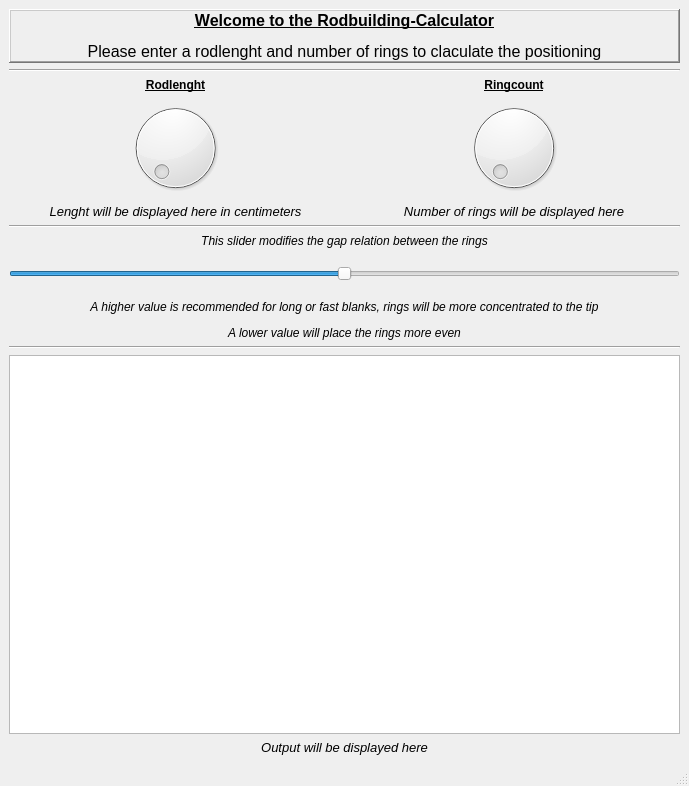
<?xml version="1.0" encoding="UTF-8"?>
<ui version="4.0">
 <class>MainWindow</class>
 <widget class="QMainWindow" name="MainWindow">
  <property name="geometry">
   <rect>
    <x>0</x>
    <y>0</y>
    <width>689</width>
    <height>786</height>
   </rect>
  </property>
  <property name="windowTitle">
   <string>Rodbuilding Calculator</string>
  </property>
  <property name="windowIcon">
   <iconset theme="QIcon::ThemeIcon::ToolsCheckSpelling"/>
  </property>
  <widget class="QWidget" name="centralwidget">
   <layout class="QVBoxLayout" name="verticalLayout_6">
    <item>
     <layout class="QVBoxLayout" name="verticalLayout">
      <item>
       <layout class="QVBoxLayout" name="verticalLayout_2">
        <property name="spacing">
         <number>6</number>
        </property>
        <property name="sizeConstraint">
         <enum>QLayout::SizeConstraint::SetDefaultConstraint</enum>
        </property>
        <item>
         <widget class="QLabel" name="label_top">
          <property name="sizePolicy">
           <sizepolicy hsizetype="Minimum" vsizetype="Maximum">
            <horstretch>0</horstretch>
            <verstretch>0</verstretch>
           </sizepolicy>
          </property>
          <property name="layoutDirection">
           <enum>Qt::LayoutDirection::LeftToRight</enum>
          </property>
          <property name="frameShape">
           <enum>QFrame::Shape::WinPanel</enum>
          </property>
          <property name="frameShadow">
           <enum>QFrame::Shadow::Raised</enum>
          </property>
          <property name="lineWidth">
           <number>5</number>
          </property>
          <property name="midLineWidth">
           <number>5</number>
          </property>
          <property name="text">
           <string>&lt;html&gt;&lt;head/&gt;&lt;body&gt;&lt;p align=&quot;center&quot;&gt;&lt;span style=&quot; font-size:12pt; font-weight:700; text-decoration: underline;&quot;&gt;Welcome to the Rodbuilding-Calculator&lt;/span&gt;&lt;/p&gt;&lt;p align=&quot;center&quot;&gt;&lt;span style=&quot; font-size:12pt;&quot;&gt;Please enter a rodlenght and number of rings to claculate the positioning&lt;/span&gt;&lt;/p&gt;&lt;/body&gt;&lt;/html&gt;</string>
          </property>
          <property name="alignment">
           <set>Qt::AlignmentFlag::AlignCenter</set>
          </property>
          <property name="margin">
           <number>10</number>
          </property>
          <property name="indent">
           <number>-1</number>
          </property>
         </widget>
        </item>
       </layout>
      </item>
      <item>
       <widget class="Line" name="line">
        <property name="orientation">
         <enum>Qt::Orientation::Horizontal</enum>
        </property>
       </widget>
      </item>
      <item>
       <layout class="QHBoxLayout" name="horizontalLayout">
        <item>
         <layout class="QVBoxLayout" name="verticalLayout_4">
          <item>
           <widget class="QLabel" name="label_rodlenght">
            <property name="text">
             <string>&lt;html&gt;&lt;head/&gt;&lt;body&gt;&lt;p&gt;&lt;span style=&quot; font-weight:700; text-decoration: underline;&quot;&gt;Rodlenght&lt;/span&gt;&lt;/p&gt;&lt;/body&gt;&lt;/html&gt;</string>
            </property>
            <property name="alignment">
             <set>Qt::AlignmentFlag::AlignCenter</set>
            </property>
           </widget>
          </item>
          <item>
           <widget class="QDial" name="dial_rodlenght">
            <property name="sizePolicy">
             <sizepolicy hsizetype="Preferred" vsizetype="Preferred">
              <horstretch>0</horstretch>
              <verstretch>0</verstretch>
             </sizepolicy>
            </property>
            <property name="minimumSize">
             <size>
              <width>0</width>
              <height>0</height>
             </size>
            </property>
            <property name="baseSize">
             <size>
              <width>0</width>
              <height>0</height>
             </size>
            </property>
            <property name="minimum">
             <number>60</number>
            </property>
            <property name="maximum">
             <number>400</number>
            </property>
           </widget>
          </item>
          <item>
           <widget class="QLabel" name="label_output_rodlenght">
            <property name="text">
             <string>&lt;html&gt;&lt;head/&gt;&lt;body&gt;&lt;p&gt;&lt;span style=&quot; font-size:10pt; font-style:italic;&quot;&gt;Lenght will be displayed here in centimeters&lt;/span&gt;&lt;/p&gt;&lt;/body&gt;&lt;/html&gt;</string>
            </property>
            <property name="alignment">
             <set>Qt::AlignmentFlag::AlignCenter</set>
            </property>
           </widget>
          </item>
         </layout>
        </item>
        <item>
         <layout class="QVBoxLayout" name="verticalLayout_3">
          <item>
           <widget class="QLabel" name="label_ringcount">
            <property name="text">
             <string>&lt;html&gt;&lt;head/&gt;&lt;body&gt;&lt;p&gt;&lt;span style=&quot; font-weight:700; text-decoration: underline;&quot;&gt;Ringcount&lt;/span&gt;&lt;/p&gt;&lt;/body&gt;&lt;/html&gt;</string>
            </property>
            <property name="alignment">
             <set>Qt::AlignmentFlag::AlignCenter</set>
            </property>
           </widget>
          </item>
          <item>
           <widget class="QDial" name="dial_ringcount">
            <property name="minimum">
             <number>3</number>
            </property>
            <property name="maximum">
             <number>15</number>
            </property>
           </widget>
          </item>
          <item>
           <widget class="QLabel" name="label_output_ringcount">
            <property name="text">
             <string>&lt;html&gt;&lt;head/&gt;&lt;body&gt;&lt;p&gt;&lt;span style=&quot; font-size:10pt; font-style:italic;&quot;&gt;Number of rings will be displayed here&lt;/span&gt;&lt;/p&gt;&lt;/body&gt;&lt;/html&gt;</string>
            </property>
            <property name="alignment">
             <set>Qt::AlignmentFlag::AlignCenter</set>
            </property>
           </widget>
          </item>
         </layout>
        </item>
       </layout>
      </item>
      <item>
       <layout class="QVBoxLayout" name="verticalLayout_5">
        <item>
         <widget class="Line" name="line_3">
          <property name="orientation">
           <enum>Qt::Orientation::Horizontal</enum>
          </property>
         </widget>
        </item>
        <item>
         <widget class="QLabel" name="label_modifier">
          <property name="sizePolicy">
           <sizepolicy hsizetype="Minimum" vsizetype="Maximum">
            <horstretch>0</horstretch>
            <verstretch>0</verstretch>
           </sizepolicy>
          </property>
          <property name="text">
           <string>&lt;html&gt;&lt;head/&gt;&lt;body&gt;&lt;p align=&quot;center&quot;&gt;&lt;span style=&quot; font-style:italic;&quot;&gt;This slider modifies the gap relation between the rings&lt;/span&gt;&lt;/p&gt;&lt;/body&gt;&lt;/html&gt;</string>
          </property>
          <property name="alignment">
           <set>Qt::AlignmentFlag::AlignCenter</set>
          </property>
         </widget>
        </item>
        <item>
         <widget class="QSlider" name="slider_modifier">
          <property name="sizePolicy">
           <sizepolicy hsizetype="Expanding" vsizetype="Fixed">
            <horstretch>0</horstretch>
            <verstretch>0</verstretch>
           </sizepolicy>
          </property>
          <property name="minimumSize">
           <size>
            <width>0</width>
            <height>40</height>
           </size>
          </property>
          <property name="minimum">
           <number>4</number>
          </property>
          <property name="maximum">
           <number>16</number>
          </property>
          <property name="value">
           <number>10</number>
          </property>
          <property name="sliderPosition">
           <number>10</number>
          </property>
          <property name="orientation">
           <enum>Qt::Orientation::Horizontal</enum>
          </property>
         </widget>
        </item>
        <item>
         <widget class="QLabel" name="label">
          <property name="sizePolicy">
           <sizepolicy hsizetype="Minimum" vsizetype="Maximum">
            <horstretch>0</horstretch>
            <verstretch>0</verstretch>
           </sizepolicy>
          </property>
          <property name="text">
           <string>&lt;html&gt;&lt;head/&gt;&lt;body&gt;&lt;p align=&quot;center&quot;&gt;&lt;span style=&quot; font-size:9pt; font-style:italic;&quot;&gt;A higher value is recommended for long or fast blanks, rings will be more concentrated to the tip&lt;/span&gt;&lt;/p&gt;&lt;p align=&quot;center&quot;&gt;&lt;span style=&quot; font-size:9pt; font-style:italic;&quot;&gt;A lower value will place the rings more even&lt;/span&gt;&lt;/p&gt;&lt;/body&gt;&lt;/html&gt;</string>
          </property>
          <property name="alignment">
           <set>Qt::AlignmentFlag::AlignCenter</set>
          </property>
         </widget>
        </item>
       </layout>
      </item>
      <item>
       <widget class="Line" name="line_2">
        <property name="orientation">
         <enum>Qt::Orientation::Horizontal</enum>
        </property>
       </widget>
      </item>
      <item>
       <widget class="QGraphicsView" name="graphic_view_frame"/>
      </item>
      <item>
       <widget class="QLabel" name="label_output_result">
        <property name="sizePolicy">
         <sizepolicy hsizetype="Minimum" vsizetype="Maximum">
          <horstretch>0</horstretch>
          <verstretch>0</verstretch>
         </sizepolicy>
        </property>
        <property name="text">
         <string>&lt;html&gt;&lt;head/&gt;&lt;body&gt;&lt;p&gt;&lt;span style=&quot; font-size:10pt; font-style:italic;&quot;&gt;Output will be displayed here&lt;/span&gt;&lt;/p&gt;&lt;/body&gt;&lt;/html&gt;</string>
        </property>
        <property name="alignment">
         <set>Qt::AlignmentFlag::AlignCenter</set>
        </property>
       </widget>
      </item>
     </layout>
    </item>
   </layout>
  </widget>
  <widget class="QStatusBar" name="statusbar"/>
 </widget>
 <resources/>
 <connections/>
</ui>
